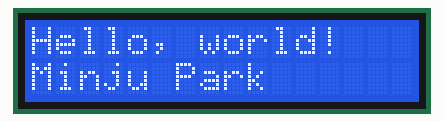
This sketch was run on a simulated Arduino Uno, built with avr-gcc and run on an emulated ATmega328P. On the bench: 16×2 character LCD.

Above: at 0.31 s.
At 1.61 s:
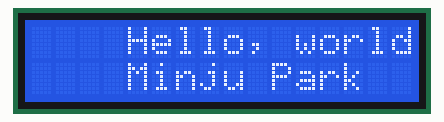
At 2.92 s:
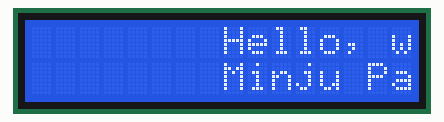
At 5.85 s:
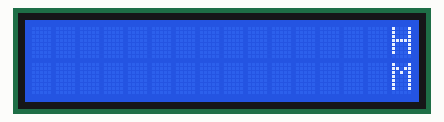
At 8.46 s:
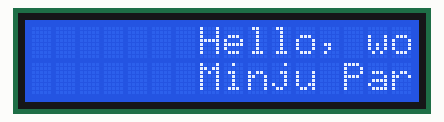
At 11.06 s:
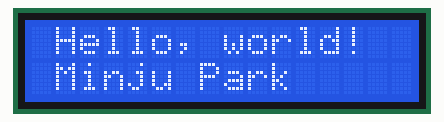

Measured:
- by itself, everything shown: repeats every 10.4 s, in 32 steps

The sketch:

i2c_lcd_move.ino
```cpp
//YWROBOT
//Compatible with the Arduino IDE 1.0
//Library version:1.1
#include <Wire.h>
#include <LiquidCrystal_I2C.h>

LiquidCrystal_I2C lcd(0x27,16,2);  // set the LCD address to 0x27 for a 16 chars and 2 line display

void setup()
{
  lcd.init();                      // initialize the lcd
  lcd.init();
  // Print a message to the LCD.
  lcd.backlight();
//  lcd.setCursor(3,0);
//  lcd.print("Hello, world!");
//  lcd.setCursor(0,1);
//  lcd.print("Minju Park");
}


void loop()
{
  for(int i=0 ; i<16 ; i++)
  {
    lcd.clear();
    lcd.setCursor(i,0);
    lcd.print("Hello, world!");
    lcd.setCursor(i,1);
    lcd.print("Minju Park");
    delay(300);
  }
  for(int i=16 ; i>0 ; i--)
  {
    lcd.clear();
    lcd.setCursor(i,0);
    lcd.print("Hello, world!");
    lcd.setCursor(i,1);
    lcd.print("Minju Park");
    delay(300);
  }
}
```
